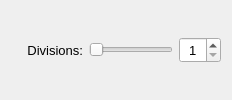
            <widget class="QWidget" name="page_10">
             <layout class="QHBoxLayout" name="horizontalLayout_6">
              <item>
               <widget class="QLabel" name="division_slider_label">
                <property name="minimumSize">
                 <size>
                  <width>72</width>
                  <height>0</height>
                 </size>
                </property>
                <property name="font">
                 <font>
                  <pointsize>10</pointsize>
                 </font>
                </property>
                <property name="text">
                 <string>Divisions:</string>
                </property>
                <property name="alignment">
                 <set>Qt::AlignmentFlag::AlignRight|Qt::AlignmentFlag::AlignTrailing|Qt::AlignmentFlag::AlignVCenter</set>
                </property>
               </widget>
              </item>
              <item>
               <widget class="QSlider" name="division_slider">
                <property name="orientation">
                 <enum>Qt::Orientation::Horizontal</enum>
                </property>
               </widget>
              </item>
              <item>
               <widget class="QSpinBox" name="division_amount_spinbox">
                <property name="minimumSize">
                 <size>
                  <width>0</width>
                  <height>26</height>
                 </size>
                </property>
                <property name="font">
                 <font>
                  <pointsize>10</pointsize>
                 </font>
                </property>
                <property name="alignment">
                 <set>Qt::AlignmentFlag::AlignCenter</set>
                </property>
                <property name="minimum">
                 <number>1</number>
                </property>
               </widget>
              </item>
             </layout>
            </widget>
